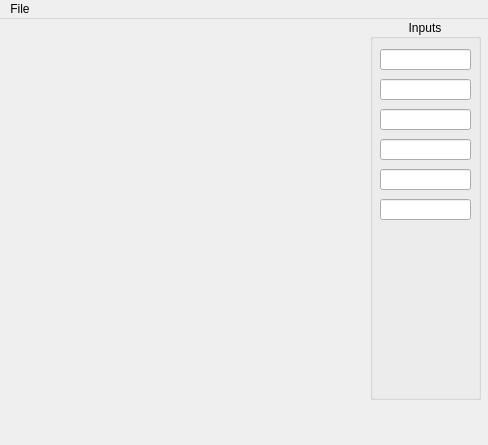
<?xml version="1.0" encoding="UTF-8"?>
<ui version="4.0">
 <class>GUI_traffic</class>
 <widget class="QMainWindow" name="GUI_traffic">
  <property name="geometry">
   <rect>
    <x>0</x>
    <y>0</y>
    <width>488</width>
    <height>445</height>
   </rect>
  </property>
  <property name="windowTitle">
   <string>MainWindow</string>
  </property>
  <widget class="QWidget" name="centralwidget">
   <widget class="QGroupBox" name="groupBox">
    <property name="geometry">
     <rect>
      <x>370</x>
      <y>0</y>
      <width>111</width>
      <height>381</height>
     </rect>
    </property>
    <property name="title">
     <string>Inputs</string>
    </property>
    <property name="alignment">
     <set>Qt::AlignCenter</set>
    </property>
    <property name="checkable">
     <bool>false</bool>
    </property>
    <widget class="QLineEdit" name="lineEdit">
     <property name="geometry">
      <rect>
       <x>10</x>
       <y>30</y>
       <width>91</width>
       <height>21</height>
      </rect>
     </property>
     <property name="alignment">
      <set>Qt::AlignCenter</set>
     </property>
    </widget>
    <widget class="QLineEdit" name="lineEdit_2">
     <property name="geometry">
      <rect>
       <x>10</x>
       <y>60</y>
       <width>91</width>
       <height>21</height>
      </rect>
     </property>
     <property name="alignment">
      <set>Qt::AlignCenter</set>
     </property>
    </widget>
    <widget class="QLineEdit" name="lineEdit_3">
     <property name="geometry">
      <rect>
       <x>10</x>
       <y>90</y>
       <width>91</width>
       <height>21</height>
      </rect>
     </property>
     <property name="alignment">
      <set>Qt::AlignCenter</set>
     </property>
    </widget>
    <widget class="QLineEdit" name="lineEdit_4">
     <property name="geometry">
      <rect>
       <x>10</x>
       <y>120</y>
       <width>91</width>
       <height>21</height>
      </rect>
     </property>
     <property name="alignment">
      <set>Qt::AlignCenter</set>
     </property>
    </widget>
    <widget class="QLineEdit" name="lineEdit_5">
     <property name="geometry">
      <rect>
       <x>10</x>
       <y>150</y>
       <width>91</width>
       <height>21</height>
      </rect>
     </property>
     <property name="alignment">
      <set>Qt::AlignCenter</set>
     </property>
    </widget>
    <widget class="QLineEdit" name="lineEdit_6">
     <property name="geometry">
      <rect>
       <x>10</x>
       <y>180</y>
       <width>91</width>
       <height>21</height>
      </rect>
     </property>
     <property name="alignment">
      <set>Qt::AlignCenter</set>
     </property>
    </widget>
   </widget>
  </widget>
  <widget class="QMenuBar" name="menubar">
   <property name="geometry">
    <rect>
     <x>0</x>
     <y>0</y>
     <width>488</width>
     <height>22</height>
    </rect>
   </property>
   <widget class="QMenu" name="menuFile">
    <property name="title">
     <string>File</string>
    </property>
   </widget>
   <addaction name="menuFile"/>
  </widget>
 </widget>
 <resources/>
 <connections/>
</ui>
